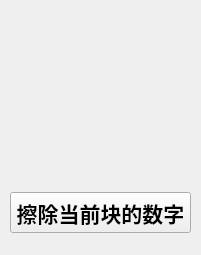
<?xml version="1.0" encoding="UTF-8"?>
<ui version="4.0">
 <class>Form</class>
 <widget class="QWidget" name="Form">
  <property name="geometry">
   <rect>
    <x>0</x>
    <y>0</y>
    <width>201</width>
    <height>255</height>
   </rect>
  </property>
  <property name="windowTitle">
   <string>Form</string>
  </property>
  <widget class="QWidget" name="gridLayoutWidget">
   <property name="geometry">
    <rect>
     <x>9</x>
     <y>9</y>
     <width>181</width>
     <height>181</height>
    </rect>
   </property>
   <layout class="QGridLayout" name="gridLayout"/>
  </widget>
  <widget class="QPushButton" name="clearNumBtn">
   <property name="geometry">
    <rect>
     <x>10</x>
     <y>192</y>
     <width>181</width>
     <height>41</height>
    </rect>
   </property>
   <property name="font">
    <font>
     <family>Aharoni</family>
     <pointsize>16</pointsize>
     <weight>75</weight>
     <bold>true</bold>
    </font>
   </property>
   <property name="text">
    <string>擦除当前块的数字</string>
   </property>
  </widget>
 </widget>
 <resources/>
 <connections/>
</ui>
